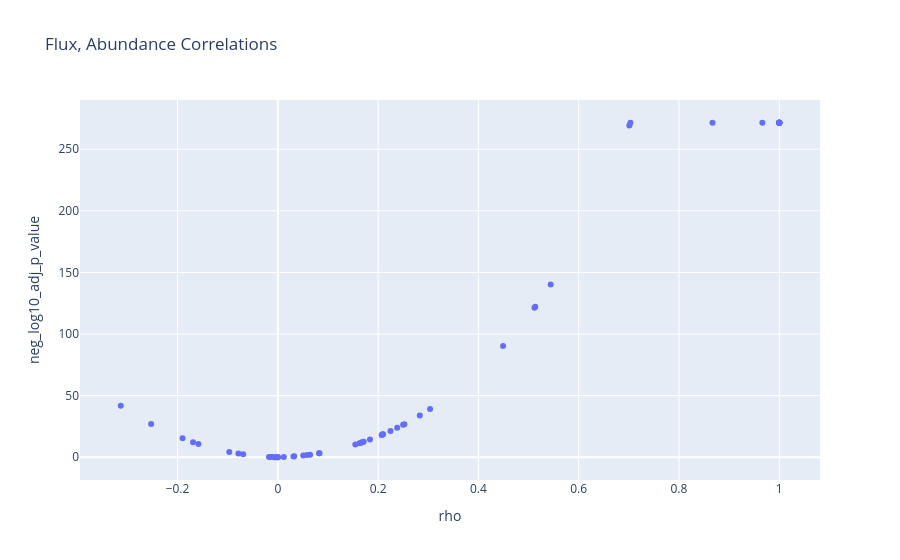

The cell this chart's notebook holds for it:
### Markdown cell above
### For easier EDA, display a Plotly plot

### Code cell
fig = px.scatter(
    df_flux_abundance_correlation.reset_index(),
    x="rho",
    y="neg_log10_adj_p_value",
    hover_data=["reactions", "abundance_dependence"],
    title="Flux, Abundance Correlations",
)
fig.show()

### Figure 1 — Plotly figure (JSON) as saved in the notebook; plotly's stock layout.template omitted (floating-point values rounded to 4 significant figures)
{"data": [{"customdata": [["ADA", "Independent"], ["ADEt", "Independent"], ["ADK1", "Independent"], ["ADNK1", "Independent"], ["ADNt", "Correlated"], ["ADPT", "Independent"], ["AMPDA", "Dependent"], ["BILIREDy", "Independent"], ["BILRUBABCte", "Independent"], ["CA2t", "Dependent"], ["CAATPS1", "Dependent"], ["CO2t", "Dependent"], ["DPGM", "Independent"], ["DPGase", "Independent"], ["ENO", "Correlated"], ["FBA", "Independent"], ["FCYTOB5OXR", "Independent"], ["FE3RD", "Independent"], ["G6PDH2", "Dependent"], ["GAPD", "Independent"], ["GLC_Dt", "Independent"], ["GND", "Independent"], ["GTHOy", "Independent"], ["GTHP", "Independent"], ["H2Ot", "Dependent"], ["HB23DPGB", "Independent"], ["HBO2B1", "Independent"], ["HBO2B2", "Independent"], ["HEX1", "Independent"], ["HXPRT", "Independent"], ["HYXNt", "Independent"], ["INSt", "Correlated"], ["Kt1", "Dependent"], ["LDH_L", "Independent"], ["L_LACt2", "Correlated"], ["METHBCYTBR", "Independent"], ["NAt", "Dependent"], ["NH4t", "Dependent"], ["NTDAMP", "Dependent"], ["NTDIMP", "Dependent"], ["NaKt", "Independent"], ["O2t", "Dependent"], ["OXYHBAOX", "Independent"], ["PFK", "Dependent"], ["PGI", "Dependent"], ["PGK", "Independent"], ["PGL", "Independent"], ["PGM", "Independent"], ["PPA", "Independent"], ["PPM", "Independent"], ["PRPPS", "Independent"], ["PUNP5", "Independent"], ["PYK", "Dependent"], ["PYRt2", "Correlated"], ["RPE", "Independent"], ["RPI", "Independent"], ["SPODM", "Independent"], ["TALA", "Independent"], ["TKT1", "Independent"], ["TKT2", "Independent"], ["TPI", "Independent"]], "hovertemplate": "rho=%{x}<br>neg_log10_adj_p_value=%{y}<br>reactions=%{customdata[0]}<br>abundance_dependence=%{customdata[1]}<extra></extra>", "legendgroup": "", "marker": {"color": "#636efa", "symbol": "circle"}, "mode": "markers", "name": "", "orientation": "v", "showlegend": false, "type": "scatter", "x": [-0.06906, -0.0786, -0.09683, 0.2381, 0.5118, -0.005062, 1.0, -0.006995, -0.1584, 1.0, 0.9663, 1.0, 0.01202, -0.2527, 0.5442, 0.1669, -0.01429, 0.3037, 1.0, 0.2525, 0.1713, 0.06439, -0.1691, 0.207, 1.0, 0.0, 0.0, 0.0, -0.01105, 0.1838, 0.21, 0.5133, 1.0, 0.0312, 0.701, -0.01755, 1.0, 0.8669, 1.0, 1.0, 0.08222, 1.0, 0.0327, 1.0, 1.0, 0.2831, -0.3132, -0.19, 0.1673, 0.4492, 0.05074, 0.1629, 1.0, 0.7032, 0.1546, 0.2499, 0.05838, 0.08315, 0.2084, 0.2084, 0.2248], "xaxis": "x", "y": [2.391, 2.991, 4.32, 23.9, 121.4, 0.05966, 271.5, 0.08685, 10.84, 271.5, 271.5, 271.5, 0.1714, 26.92, 140.2, 11.96, 0.2134, 39.15, 271.5, 26.88, 12.55, 2.126, 12.26, 18.14, 271.5, -0.0, -0.0, -0.0, 0.1588, 14.38, 18.63, 122.2, 271.5, 0.6698, 269.1, 0.2826, 271.5, 271.5, 271.5, 271.5, 3.231, 271.5, 0.7119, 271.5, 271.5, 33.91, 41.74, 15.34, 12.01, 90.29, 1.436, 11.42, 271.5, 271.5, 10.35, 26.34, 1.807, 3.287, 18.39, 18.39, 21.32], "yaxis": "y"}], "layout": {"legend": {"tracegroupgap": 0}, "title": {"text": "Flux, Abundance Correlations"}, "xaxis": {"anchor": "y", "domain": [0, 1], "title": {"text": "rho"}}, "yaxis": {"anchor": "x", "domain": [0, 1], "title": {"text": "neg_log10_adj_p_value"}}}}
